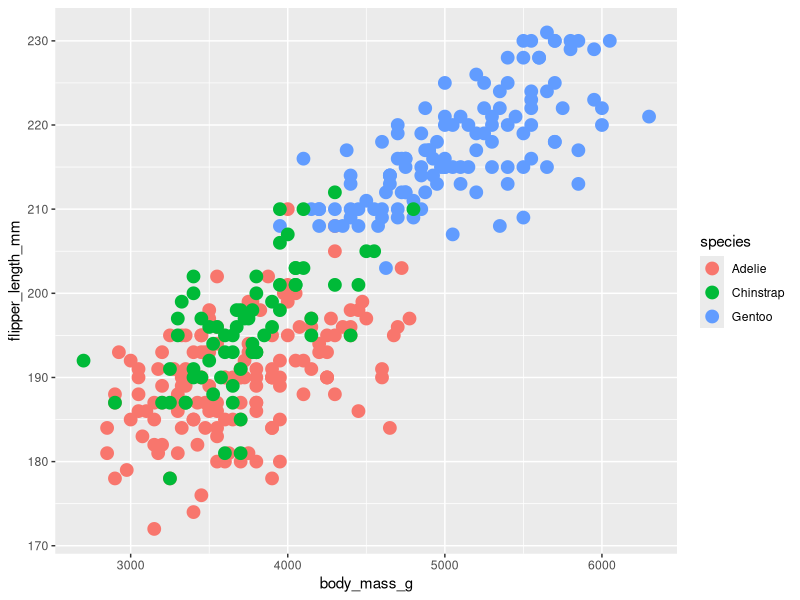

Write the R code that produced this figure.
## ---- chunk 1
knitr::opts_chunk$set(echo = TRUE)
library(tidyverse)
library(palmerpenguins)
## ---- chunk 2
ggplot(data = penguins, aes(x = body_mass_g, y = flipper_length_mm)) +
  geom_point(aes(color = species), size = 4)

